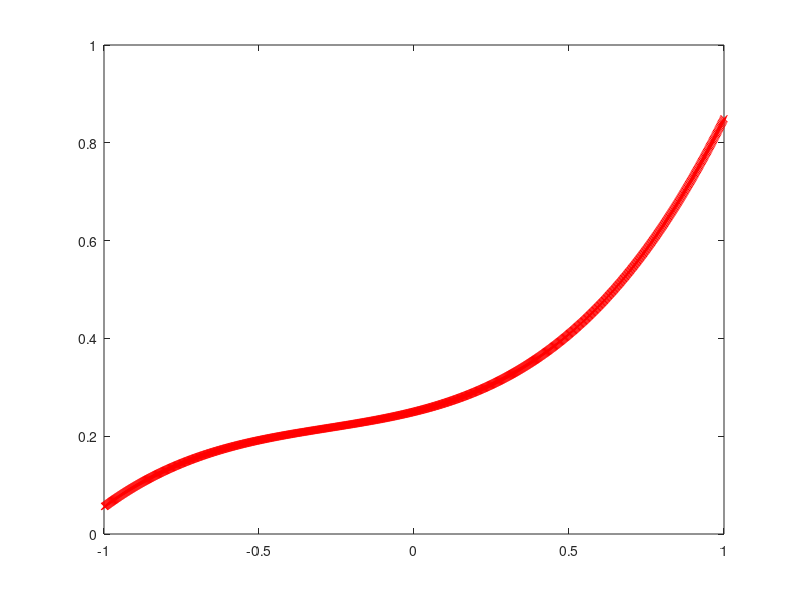

Reproduce this figure in MATLAB. (Note: this script raises an error after producing the figure.)
clear ; close all; clc





%data%
X=zeros(1000,1);
for num=1:1000
    X(num)=num/500-1;


end

Y=(sin(2*pi*X/10)+X.^2+X.^3+cos(2*pi*X/10))/4;


hold off;
plot(X, Y, 'rx', 'MarkerSize', 5);
X=[sin(2*pi*X/10),X,X.^2,X.^3];
fprintf("plot drawn\n");
pause;
%NN parameters%
input_layer_size = size(X,2);
hidden_layer_size=21;
lables=1;


m = size(X, 1);

Theta1=rand(hidden_layer_size,input_layer_size+1);
Theta2=rand(lables,hidden_layer_size+1);
nn_params = [Theta1(:) ; Theta2(:)];
fprintf("Initialization COmpleted\n");
pause;
%forward Feeding of NN%


fprintf('calculating J\n')

%regularization%
lambda = 1;
J = nnCostFunction(nn_params,input_layer_size,hidden_layer_size, lables,X, Y, lambda)
pause;

%inital parameters



fprintf('\nInitializing Neural Network Parameters ...\n')

initial_Theta1 = randInitializeWeights(input_layer_size,hidden_layer_size);
initial_Theta2 = randInitializeWeights(hidden_layer_size,lables);

% Unroll parameters
initial_nn_params = [initial_Theta1(:) ; initial_Theta2(:)];
J = nnCostFunction(initial_nn_params,input_layer_size,hidden_layer_size, lables,X, Y, lambda)

%check if nn is fine%
%checkNNGradients;

lambda = 2;
%checkNNGradients(lambda);

%NN training
fprintf('\nTraining Neural Network... \n')
iter=4000;

options = optimset('MaxIter', iter);
lambda = 1;


% Create "short hand" for the cost function to be minimized
costFunction = @(p) nnCostFunction(p, ...
                                   input_layer_size, ...
                                   hidden_layer_size, ...
                                   lables, X, Y, lambda);

% Now, costFunction is a function that takes in only one argument (the
% neural network parameters)
[nn_params, cost] = fmincg(costFunction, initial_nn_params, options);

Theta1 = reshape(nn_params(1:hidden_layer_size * (input_layer_size + 1)), ...
                 hidden_layer_size, (input_layer_size + 1));

Theta2 = reshape(nn_params((1 + (hidden_layer_size * (input_layer_size + 1))):end), ...
                 lables, (hidden_layer_size + 1));
pause;

hold off;
X1=zeros(1000,1);
for iter=1:1000
    X1(iter)=iter/500-1;
    end
Y1=(sin(2*pi*X1/10)+X1.^2+X1.^3+cos(2*pi*X1/10))/4;

plot(X1,Y1,'rx','MarkerSize',4);
hold on;
plot(X1,pred([sin(2*pi*X1/10),X1,X1.^2,X1.^3],Theta1,Theta2),'bo','MarkerSize',4)
csvwrite("shubham1theta1",Theta1);
csvwrite("shubham1Theta2",Theta2);
fprintf("\nError in Neural Model is %f\n",Error(Y1,pred([sin(2*pi*X1/10),X1,X1.^2,X1.^3],Theta1,Theta2)))